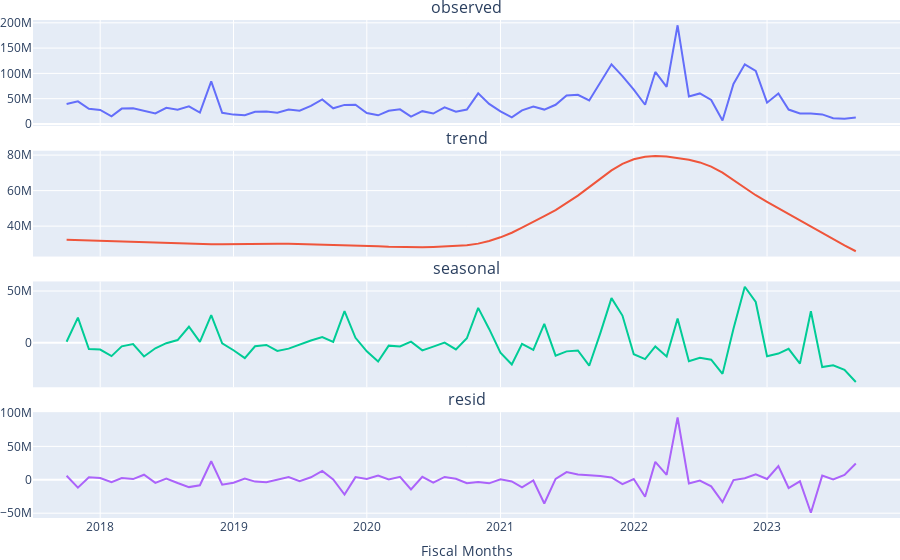

Write notebook code for a chart like this one.
### Code cell
from plotly.subplots import make_subplots
import plotly.graph_objects as go
from statsmodels.tsa.seasonal import seasonal_decompose, STL
decomposition = STL(order, period=12).fit()

fig = make_subplots(
    rows=4, cols=1,
    shared_xaxes=True,
    vertical_spacing=0.05,
    subplot_titles=['observed', 'trend', 'seasonal', 'resid']
)

x = df.index
fig.add_trace(go.Scatter(x=x, y=decomposition.observed), row=1, col=1)
fig.add_trace(go.Scatter(x=x, y=decomposition.trend), row=2, col=1)
fig.add_trace(go.Scatter(x=x, y=decomposition.seasonal), row=3, col=1)
fig.add_trace(go.Scatter(x=x, y=decomposition.resid), row=4, col=1)

fig.update_layout(
    height=800, margin={'t':20, 'b':0, 'l':0, 'r':0},
    xaxis4=dict(title="Fiscal Months", dtick='M12', range=['2017-07-01','2023-12-31']),
    showlegend=False
)
fig.show()
